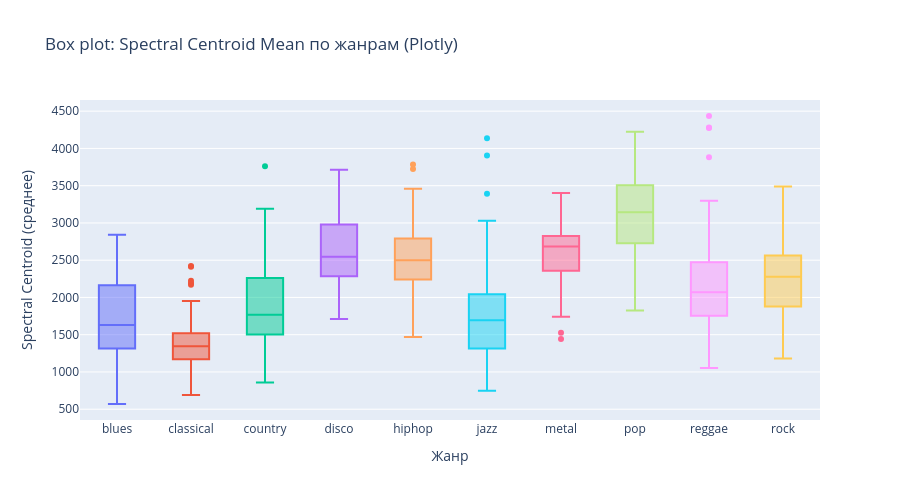

Here is the notebook cell this chart was saved with:
### Markdown cell above
### 6.3. Интерактивный Box plot

### Code cell
fig = px.box(
    df, x='label', y='spectral_centroid_mean',
    color='label',
    title='Box plot: Spectral Centroid Mean по жанрам (Plotly)',
    labels={'label': 'Жанр', 'spectral_centroid_mean': 'Spectral Centroid (среднее)'},
    points='outliers'
)
fig.update_layout(width=900, height=500, showlegend=False)
fig.show()

### Figure 1 — Plotly figure (JSON) as saved in the notebook; plotly's stock layout.template omitted (floating-point values rounded to 4 significant figures)
{"data": [{"alignmentgroup": "True", "boxpoints": "outliers", "hovertemplate": "Жанр=%{x}<br>Spectral Centroid (среднее)=%{y}<extra></extra>", "legendgroup": "blues", "marker": {"color": "#636efa"}, "name": "blues", "notched": false, "offsetgroup": "blues", "orientation": "v", "showlegend": true, "type": "box", "x": ["blues", "blues", "blues", "blues", "blues", "blues", "blues", "blues", "blues", "blues", "blues", "blues", "blues", "blues", "blues", "blues", "blues", "blues", "blues", "blues", "blues", "blues", "blues", "blues", "blues", "blues", "blues", "blues", "blues", "blues", "blues", "blues", "blues", "blues", "blues", "blues", "blues", "blues", "blues", "blues", "blues", "blues", "blues", "blues", "blues", "blues", "blues", "blues", "blues", "blues", "blues", "blues", "blues", "blues", "blues", "blues", "blues", "blues", "blues", "blues", "blues", "blues", "blues", "blues", "blues", "blues", "blues", "blues", "blues", "blues", "blues", "blues", "blues", "blues", "blues", "blues", "blues", "blues", "blues", "blues", "blues", "blues", "blues", "blues", "blues", "blues", "blues", "blues", "blues", "blues", "blues", "blues", "blues", "blues", "blues", "blues", "blues", "blues", "blues", "blues"], "x0": " ", "xaxis": "x", "y": [1784.0, 1530.0, 1553.0, 1070.0, 1835.0, 1832.0, 1459.0, 1452.0, 1719.0, 1817.0, 1410.0, 1353.0, 1361.0, 1324.0, 1172.0, 1420.0, 1455.0, 1089.0, 1538.0, 1195.0, 1390.0, 1047.0, 1156.0, 1210.0, 1120.0, 1109.0, 1198.0, 1392.0, 1116.0, 1649.0, 1379.0, 1331.0, 1309.0, 1430.0, 1537.0, 1507.0, 1247.0, 1188.0, 1514.0, 1151.0, 2272.0, 2390.0, 2302.0, 2156.0, 2279.0, 1739.0, 1913.0, 2013.0, 2148.0, 1318.0, 1946.0, 1977.0, 1444.0, 2171.0, 2031.0, 2032.0, 1812.0, 1887.0, 2068.0, 2236.0, 1946.0, 2504.0, 2280.0, 2840.0, 2553.0, 2816.0, 2341.0, 2258.0, 2513.0, 2371.0, 2159.0, 2429.0, 2595.0, 2095.0, 2515.0, 2224.0, 2646.0, 2207.0, 2334.0, 2443.0, 1827.0, 2117.0, 2142.0, 2315.0, 2061.0, 1312.0, 1246.0, 1442.0, 1007.0, 798.5, 1613.0, 991.4, 918.6, 570.0, 1239.0, 1389.0, 1132.0, 1236.0, 2310.0, 1538.0], "y0": " ", "yaxis": "y"}, {"alignmentgroup": "True", "boxpoints": "outliers", "hovertemplate": "Жанр=%{x}<br>Spectral Centroid (среднее)=%{y}<extra></extra>", "legendgroup": "classical", "marker": {"color": "#EF553B"}, "name": "classical", "notched": false, "offsetgroup": "classical", "orientation": "v", "showlegend": true, "type": "box", "x": ["classical", "classical", "classical", "classical", "classical", "classical", "classical", "classical", "classical", "classical", "classical", "classical", "classical", "classical", "classical", "classical", "classical", "classical", "classical", "classical", "classical", "classical", "classical", "classical", "classical", "classical", "classical", "classical", "classical", "classical", "classical", "classical", "classical", "classical", "classical", "classical", "classical", "classical", "classical", "classical", "classical", "classical", "classical", "classical", "classical", "classical", "classical", "classical", "classical", "classical", "classical", "classical", "classical", "classical", "classical", "classical", "classical", "classical", "classical", "classical", "classical", "classical", "classical", "classical", "classical", "classical", "classical", "classical", "classical", "classical", "classical", "classical", "classical", "classical", "classical", "classical", "classical", "classical", "classical", "classical", "classical", "classical", "classical", "classical", "classical", "classical", "classical", "classical", "classical", "classical", "classical", "classical", "classical", "classical", "classical", "classical", "classical", "classical", "classical", "classical"], "x0": " ", "xaxis": "x", "y": [1505.0, 1361.0, 1490.0, 1527.0, 1706.0, 1431.0, 1373.0, 1359.0, 1517.0, 1216.0, 1497.0, 950.3, 1180.0, 1388.0, 1279.0, 1371.0, 1055.0, 1359.0, 1158.0, 1185.0, 1218.0, 1371.0, 1211.0, 983.7, 1253.0, 1184.0, 1279.0, 901.7, 1314.0, 1559.0, 1243.0, 822.2, 792.9, 1128.0, 1369.0, 1016.0, 1282.0, 1534.0, 1279.0, 1634.0, 1397.0, 1329.0, 1326.0, 1063.0, 1181.0, 1176.0, 1878.0, 1174.0, 1514.0, 2225.0, 1170.0, 1528.0, 2412.0, 1462.0, 1702.0, 1079.0, 1681.0, 1751.0, 1138.0, 1551.0, 1804.0, 1322.0, 1475.0, 690.2, 1118.0, 828.8, 795.0, 1118.0, 1560.0, 1349.0, 1356.0, 1397.0, 1285.0, 1212.0, 1360.0, 1171.0, 1341.0, 811.6, 715.4, 789.4, 971.8, 1214.0, 1415.0, 852.8, 1002.0, 1526.0, 1356.0, 877.0, 1304.0, 2423.0, 2172.0, 2193.0, 1808.0, 1624.0, 1423.0, 1801.0, 1934.0, 1494.0, 1952.0, 1525.0], "y0": " ", "yaxis": "y"}, {"alignmentgroup": "True", "boxpoints": "outliers", "hovertemplate": "Жанр=%{x}<br>Spectral Centroid (среднее)=%{y}<extra></extra>", "legendgroup": "country", "marker": {"color": "#00cc96"}, "name": "country", "notched": false, "offsetgroup": "country", "orientation": "v", "showlegend": true, "type": "box", "x": ["country", "country", "country", "country", "country", "country", "country", "country", "country", "country", "country", "country", "country", "country", "country", "country", "country", "country", "country", "country", "country", "country", "country", "country", "country", "country", "country", "country", "country", "country", "country", "country", "country", "country", "country", "country", "country", "country", "country", "country", "country", "country", "country", "country", "country", "country", "country", "country", "country", "country", "country", "country", "country", "country", "country", "country", "country", "country", "country", "country", "country", "country", "country", "country", "country", "country", "country", "country", "country", "country", "country", "country", "country", "country", "country", "country", "country", "country", "country", "country", "country", "country", "country", "country", "country", "country", "country", "country", "country", "country", "country", "country", "country", "country", "country", "country", "country", "country", "country", "country"], "x0": " ", "xaxis": "x", "y": [2798.0, 2938.0, 2309.0, 2174.0, 2966.0, 2926.0, 2808.0, 2899.0, 2506.0, 3191.0, 1861.0, 2839.0, 1667.0, 2812.0, 2953.0, 1959.0, 1426.0, 1470.0, 2069.0, 1139.0, 2407.0, 1044.0, 1719.0, 1495.0, 1739.0, 1565.0, 1269.0, 2012.0, 1474.0, 1214.0, 1241.0, 2053.0, 1823.0, 2457.0, 2614.0, 2322.0, 1828.0, 2069.0, 2860.0, 3760.0, 2450.0, 2634.0, 2388.0, 2530.0, 1730.0, 2777.0, 2109.0, 1784.0, 1940.0, 1600.0, 1780.0, 1553.0, 1115.0, 2272.0, 1654.0, 1881.0, 1468.0, 1742.0, 1797.0, 1535.0, 1374.0, 1398.0, 2166.0, 1615.0, 1512.0, 894.2, 1702.0, 857.6, 1131.0, 1328.0, 1935.0, 1261.0, 1711.0, 1549.0, 1534.0, 2187.0, 1321.0, 1513.0, 1145.0, 963.5, 2049.0, 2102.0, 2253.0, 1436.0, 1965.0, 1596.0, 1879.0, 1591.0, 1623.0, 1322.0, 1927.0, 1563.0, 2335.0, 1538.0, 1475.0, 1558.0, 1754.0, 1561.0, 1425.0, 2157.0], "y0": " ", "yaxis": "y"}, {"alignmentgroup": "True", "boxpoints": "outliers", "hovertemplate": "Жанр=%{x}<br>Spectral Centroid (среднее)=%{y}<extra></extra>", "legendgroup": "disco", "marker": {"color": "#ab63fa"}, "name": "disco", "notched": false, "offsetgroup": "disco", "orientation": "v", "showlegend": true, "type": "box", "x": ["disco", "disco", "disco", "disco", "disco", "disco", "disco", "disco", "disco", "disco", "disco", "disco", "disco", "disco", "disco", "disco", "disco", "disco", "disco", "disco", "disco", "disco", "disco", "disco", "disco", "disco", "disco", "disco", "disco", "disco", "disco", "disco", "disco", "disco", "disco", "disco", "disco", "disco", "disco", "disco", "disco", "disco", "disco", "disco", "disco", "disco", "disco", "disco", "disco", "disco", "disco", "disco", "disco", "disco", "disco", "disco", "disco", "disco", "disco", "disco", "disco", "disco", "disco", "disco", "disco", "disco", "disco", "disco", "disco", "disco", "disco", "disco", "disco", "disco", "disco", "disco", "disco", "disco", "disco", "disco", "disco", "disco", "disco", "disco", "disco", "disco", "disco", "disco", "disco", "disco", "disco", "disco", "disco", "disco", "disco", "disco", "disco", "disco", "disco", "disco"], "x0": " ", "xaxis": "x", "y": [2298.0, 3293.0, 3592.0, 3046.0, 3328.0, 2723.0, 2848.0, 3099.0, 2802.0, 3017.0, 2877.0, 3133.0, 2737.0, 3391.0, 3087.0, 2362.0, 2520.0, 2564.0, 3043.0, 2118.0, 2117.0, 3249.0, 3708.0, 3168.0, 2625.0, 2410.0, 3043.0, 2908.0, 3715.0, 3075.0, 3168.0, 3257.0, 2447.0, 2450.0, 3654.0, 3623.0, 3348.0, 3637.0, 3353.0, 2328.0, 2606.0, 1776.0, 2404.0, 2875.0, 2330.0, 2248.0, 2260.0, 1711.0, 2617.0, 2397.0, 2376.0, 2651.0, 2591.0, 3078.0, 2565.0, 2108.0, 1755.0, 1938.0, 2218.0, 2280.0, 1974.0, 2549.0, 2387.0, 2584.0, 2145.0, 1887.0, 2492.0, 2542.0, 2956.0, 1931.0, 2449.0, 2809.0, 2903.0, 2847.0, 2649.0, 2690.0, 2251.0, 2309.0, 2219.0, 2292.0, 2144.0, 2293.0, 2577.0, 1959.0, 2455.0, 3004.0, 1868.0, 2140.0, 2239.0, 2129.0, 2574.0, 2038.0, 2457.0, 2461.0, 2207.0, 2487.0, 2481.0, 2826.0, 2418.0, 2418.0], "y0": " ", "yaxis": "y"}, {"alignmentgroup": "True", "boxpoints": "outliers", "hovertemplate": "Жанр=%{x}<br>Spectral Centroid (среднее)=%{y}<extra></extra>", "legendgroup": "hiphop", "marker": {"color": "#FFA15A"}, "name": "hiphop", "notched": false, "offsetgroup": "hiphop", "orientation": "v", "showlegend": true, "type": "box", "x": ["hiphop", "hiphop", "hiphop", "hiphop", "hiphop", "hiphop", "hiphop", "hiphop", "hiphop", "hiphop", "hiphop", "hiphop", "hiphop", "hiphop", "hiphop", "hiphop", "hiphop", "hiphop", "hiphop", "hiphop", "hiphop", "hiphop", "hiphop", "hiphop", "hiphop", "hiphop", "hiphop", "hiphop", "hiphop", "hiphop", "hiphop", "hiphop", "hiphop", "hiphop", "hiphop", "hiphop", "hiphop", "hiphop", "hiphop", "hiphop", "hiphop", "hiphop", "hiphop", "hiphop", "hiphop", "hiphop", "hiphop", "hiphop", "hiphop", "hiphop", "hiphop", "hiphop", "hiphop", "hiphop", "hiphop", "hiphop", "hiphop", "hiphop", "hiphop", "hiphop", "hiphop", "hiphop", "hiphop", "hiphop", "hiphop", "hiphop", "hiphop", "hiphop", "hiphop", "hiphop", "hiphop", "hiphop", "hiphop", "hiphop", "hiphop", "hiphop", "hiphop", "hiphop", "hiphop", "hiphop", "hiphop", "hiphop", "hiphop", "hiphop", "hiphop", "hiphop", "hiphop", "hiphop", "hiphop", "hiphop", "hiphop", "hiphop", "hiphop", "hiphop", "hiphop", "hiphop", "hiphop", "hiphop", "hiphop", "hiphop"], "x0": " ", "xaxis": "x", "y": [2668.0, 2809.0, 1490.0, 2493.0, 2372.0, 2709.0, 2858.0, 2047.0, 3071.0, 2200.0, 2284.0, 2095.0, 1977.0, 1799.0, 2436.0, 2397.0, 2432.0, 2145.0, 2677.0, 2470.0, 2678.0, 2406.0, 2026.0, 2240.0, 2518.0, 2305.0, 3460.0, 2640.0, 2774.0, 3127.0, 3725.0, 3085.0, 2146.0, 2988.0, 3192.0, 2827.0, 2967.0, 3785.0, 2209.0, 2693.0, 2457.0, 2703.0, 2897.0, 1846.0, 2507.0, 2693.0, 2307.0, 3236.0, 2345.0, 3085.0, 1683.0, 2500.0, 2596.0, 3079.0, 3258.0, 1735.0, 2356.0, 1811.0, 2678.0, 1949.0, 1717.0, 1811.0, 2449.0, 2671.0, 2430.0, 2447.0, 2245.0, 3054.0, 2545.0, 3297.0, 2501.0, 3185.0, 1822.0, 2567.0, 2775.0, 3141.0, 2328.0, 2988.0, 2328.0, 3212.0, 3378.0, 1470.0, 2291.0, 2368.0, 2044.0, 2608.0, 2083.0, 2473.0, 2695.0, 2670.0, 2273.0, 2629.0, 2330.0, 3185.0, 1930.0, 2736.0, 1753.0, 2582.0, 2539.0, 1963.0], "y0": " ", "yaxis": "y"}, {"alignmentgroup": "True", "boxpoints": "outliers", "hovertemplate": "Жанр=%{x}<br>Spectral Centroid (среднее)=%{y}<extra></extra>", "legendgroup": "jazz", "marker": {"color": "#19d3f3"}, "name": "jazz", "notched": false, "offsetgroup": "jazz", "orientation": "v", "showlegend": true, "type": "box", "x": ["jazz", "jazz", "jazz", "jazz", "jazz", "jazz", "jazz", "jazz", "jazz", "jazz", "jazz", "jazz", "jazz", "jazz", "jazz", "jazz", "jazz", "jazz", "jazz", "jazz", "jazz", "jazz", "jazz", "jazz", "jazz", "jazz", "jazz", "jazz", "jazz", "jazz", "jazz", "jazz", "jazz", "jazz", "jazz", "jazz", "jazz", "jazz", "jazz", "jazz", "jazz", "jazz", "jazz", "jazz", "jazz", "jazz", "jazz", "jazz", "jazz", "jazz", "jazz", "jazz", "jazz", "jazz", "jazz", "jazz", "jazz", "jazz", "jazz", "jazz", "jazz", "jazz", "jazz", "jazz", "jazz", "jazz", "jazz", "jazz", "jazz", "jazz", "jazz", "jazz", "jazz", "jazz", "jazz", "jazz", "jazz", "jazz", "jazz", "jazz", "jazz", "jazz", "jazz", "jazz", "jazz", "jazz", "jazz", "jazz", "jazz", "jazz", "jazz", "jazz", "jazz", "jazz", "jazz", "jazz", "jazz", "jazz", "jazz", "jazz"], "x0": " ", "xaxis": "x", "y": [1504.0, 1267.0, 1065.0, 813.1, 1039.0, 1268.0, 1219.0, 1170.0, 1305.0, 749.4, 829.5, 1826.0, 1651.0, 1790.0, 1172.0, 1782.0, 1466.0, 1934.0, 1993.0, 1353.0, 1171.0, 2915.0, 1452.0, 1989.0, 2034.0, 1698.0, 1367.0, 1769.0, 1854.0, 2235.0, 1688.0, 1753.0, 1522.0, 1169.0, 1759.0, 844.1, 1482.0, 1276.0, 1555.0, 1311.0, 1317.0, 1617.0, 1344.0, 1761.0, 1005.0, 937.4, 1295.0, 1982.0, 1748.0, 2050.0, 2486.0, 1193.0, 2290.0, 1805.0, 1670.0, 871.4, 2976.0, 1379.0, 1545.0, 1391.0, 1427.0, 2455.0, 1725.0, 2481.0, 1575.0, 1337.0, 1579.0, 1354.0, 1382.0, 2011.0, 1116.0, 970.9, 1336.0, 2968.0, 2415.0, 2902.0, 1733.0, 2778.0, 2503.0, 2634.0, 3029.0, 3027.0, 3905.0, 3393.0, 2875.0, 2861.0, 4136.0, 1846.0, 2428.0, 1787.0, 1875.0, 2959.0, 2215.0, 2153.0, 1077.0, 1855.0, 1874.0, 1176.0, 1886.0, 1492.0], "y0": " ", "yaxis": "y"}, {"alignmentgroup": "True", "boxpoints": "outliers", "hovertemplate": "Жанр=%{x}<br>Spectral Centroid (среднее)=%{y}<extra></extra>", "legendgroup": "metal", "marker": {"color": "#FF6692"}, "name": "metal", "notched": false, "offsetgroup": "metal", "orientation": "v", "showlegend": true, "type": "box", "x": ["metal", "metal", "metal", "metal", "metal", "metal", "metal", "metal", "metal", "metal", "metal", "metal", "metal", "metal", "metal", "metal", "metal", "metal", "metal", "metal", "metal", "metal", "metal", "metal", "metal", "metal", "metal", "metal", "metal", "metal", "metal", "metal", "metal", "metal", "metal", "metal", "metal", "metal", "metal", "metal", "metal", "metal", "metal", "metal", "metal", "metal", "metal", "metal", "metal", "metal", "metal", "metal", "metal", "metal", "metal", "metal", "metal", "metal", "metal", "metal", "metal", "metal", "metal", "metal", "metal", "metal", "metal", "metal", "metal", "metal", "metal", "metal", "metal", "metal", "metal", "metal", "metal", "metal", "metal", "metal", "metal", "metal", "metal", "metal", "metal", "metal", "metal", "metal", "metal", "metal", "metal", "metal", "metal", "metal", "metal", "metal", "metal", "metal", "metal", "metal"], "x0": " ", "xaxis": "x", "y": [3274.0, 2923.0, 2199.0, 2752.0, 3403.0, 2464.0, 3237.0, 2939.0, 2966.0, 2251.0, 3049.0, 2700.0, 2803.0, 3048.0, 2877.0, 2987.0, 2743.0, 2657.0, 2292.0, 2699.0, 2658.0, 3047.0, 2219.0, 2575.0, 2411.0, 2385.0, 2871.0, 2398.0, 2789.0, 2955.0, 1525.0, 2567.0, 2503.0, 2030.0, 2707.0, 2837.0, 2686.0, 2292.0, 2691.0, 2098.0, 2711.0, 2269.0, 2464.0, 2683.0, 2760.0, 2390.0, 2795.0, 2908.0, 2889.0, 2980.0, 2987.0, 3401.0, 2717.0, 2907.0, 3114.0, 3108.0, 3011.0, 2719.0, 2459.0, 2442.0, 2315.0, 2711.0, 2269.0, 2464.0, 2683.0, 2760.0, 2390.0, 2254.0, 2302.0, 1741.0, 2743.0, 2808.0, 2340.0, 2642.0, 2725.0, 2068.0, 2792.0, 2741.0, 2815.0, 2711.0, 2848.0, 2138.0, 2378.0, 2341.0, 2522.0, 2647.0, 2630.0, 3339.0, 1988.0, 1443.0, 2141.0, 2323.0, 2090.0, 2645.0, 2707.0, 2446.0, 2494.0, 1984.0, 2241.0, 2376.0], "y0": " ", "yaxis": "y"}, {"alignmentgroup": "True", "boxpoints": "outliers", "hovertemplate": "Жанр=%{x}<br>Spectral Centroid (среднее)=%{y}<extra></extra>", "legendgroup": "pop", "marker": {"color": "#B6E880"}, "name": "pop", "notched": false, "offsetgroup": "pop", "orientation": "v", "showlegend": true, "type": "box", "x": ["pop", "pop", "pop", "pop", "pop", "pop", "pop", "pop", "pop", "pop", "pop", "pop", "pop", "pop", "pop", "pop", "pop", "pop", "pop", "pop", "pop", "pop", "pop", "pop", "pop", "pop", "pop", "pop", "pop", "pop", "pop", "pop", "pop", "pop", "pop", "pop", "pop", "pop", "pop", "pop", "pop", "pop", "pop", "pop", "pop", "pop", "pop", "pop", "pop", "pop", "pop", "pop", "pop", "pop", "pop", "pop", "pop", "pop", "pop", "pop", "pop", "pop", "pop", "pop", "pop", "pop", "pop", "pop", "pop", "pop", "pop", "pop", "pop", "pop", "pop", "pop", "pop", "pop", "pop", "pop", "pop", "pop", "pop", "pop", "pop", "pop", "pop", "pop", "pop", "pop", "pop", "pop", "pop", "pop", "pop", "pop", "pop", "pop", "pop", "pop"], "x0": " ", "xaxis": "x", "y": [3422.0, 3702.0, 3214.0, 1837.0, 2753.0, 2290.0, 2125.0, 1968.0, 2885.0, 3279.0, 1900.0, 2200.0, 2679.0, 2150.0, 1998.0, 3208.0, 3489.0, 2789.0, 3434.0, 3131.0, 3486.0, 3502.0, 3207.0, 3759.0, 3301.0, 2928.0, 2525.0, 2682.0, 2946.0, 2988.0, 3071.0, 3111.0, 4226.0, 2835.0, 3141.0, 3194.0, 2944.0, 3238.0, 3268.0, 3935.0, 1962.0, 2053.0, 3001.0, 2703.0, 3146.0, 2843.0, 2838.0, 3152.0, 4053.0, 1988.0, 3047.0, 4158.0, 3663.0, 2639.0, 3498.0, 3941.0, 3682.0, 3673.0, 2939.0, 3729.0, 3498.0, 2950.0, 2468.0, 1826.0, 3648.0, 2519.0, 2845.0, 3889.0, 3263.0, 2327.0, 3142.0, 3889.0, 2568.0, 3670.0, 3420.0, 3645.0, 3543.0, 4037.0, 3123.0, 1995.0, 3151.0, 2246.0, 3169.0, 2489.0, 3263.0, 2516.0, 3594.0, 3588.0, 3510.0, 3400.0, 3604.0, 3695.0, 3270.0, 3259.0, 2807.0, 3048.0, 3127.0, 3509.0, 3633.0, 2765.0], "y0": " ", "yaxis": "y"}, {"alignmentgroup": "True", "boxpoints": "outliers", "hovertemplate": "Жанр=%{x}<br>Spectral Centroid (среднее)=%{y}<extra></extra>", "legendgroup": "reggae", "marker": {"color": "#FF97FF"}, "name": "reggae", "notched": false, "offsetgroup": "reggae", "orientation": "v", "showlegend": true, "type": "box", "x": ["reggae", "reggae", "reggae", "reggae", "reggae", "reggae", "reggae", "reggae", "reggae", "reggae", "reggae", "reggae", "reggae", "reggae", "reggae", "reggae", "reggae", "reggae", "reggae", "reggae", "reggae", "reggae", "reggae", "reggae", "reggae", "reggae", "reggae", "reggae", "reggae", "reggae", "reggae", "reggae", "reggae", "reggae", "reggae", "reggae", "reggae", "reggae", "reggae", "reggae", "reggae", "reggae", "reggae", "reggae", "reggae", "reggae", "reggae", "reggae", "reggae", "reggae", "reggae", "reggae", "reggae", "reggae", "reggae", "reggae", "reggae", "reggae", "reggae", "reggae", "reggae", "reggae", "reggae", "reggae", "reggae", "reggae", "reggae", "reggae", "reggae", "reggae", "reggae", "reggae", "reggae", "reggae", "reggae", "reggae", "reggae", "reggae", "reggae", "reggae", "reggae", "reggae", "reggae", "reggae", "reggae", "reggae", "reggae", "reggae", "reggae", "reggae", "reggae", "reggae", "reggae", "reggae", "reggae", "reggae", "reggae", "reggae", "reggae", "reggae"], "x0": " ", "xaxis": "x", "y": [2133.0, 1639.0, 1797.0, 1923.0, 2010.0, 1798.0, 1418.0, 1754.0, 1691.0, 1610.0, 2149.0, 1995.0, 2300.0, 1609.0, 1716.0, 1923.0, 2119.0, 1804.0, 1908.0, 1754.0, 1638.0, 2007.0, 2059.0, 2355.0, 1811.0, 1709.0, 1841.0, 2086.0, 1641.0, 1585.0, 1814.0, 1580.0, 1511.0, 1616.0, 1291.0, 1699.0, 1811.0, 1710.0, 1701.0, 1312.0, 2032.0, 1930.0, 2480.0, 1485.0, 2455.0, 4282.0, 2322.0, 2478.0, 2673.0, 2322.0, 2955.0, 4274.0, 3289.0, 2004.0, 2543.0, 2525.0, 2174.0, 2169.0, 2631.0, 2671.0, 2395.0, 3124.0, 2112.0, 1911.0, 3094.0, 2081.0, 1629.0, 1728.0, 2104.0, 2460.0, 2288.0, 3110.0, 3090.0, 2152.0, 2148.0, 2481.0, 2456.0, 1778.0, 2317.0, 3002.0, 2539.0, 2567.0, 2567.0, 1366.0, 1788.0, 1797.0, 4435.0, 3297.0, 3881.0, 1052.0, 2868.0, 2314.0, 2171.0, 2109.0, 2022.0, 2617.0, 1630.0, 2007.0, 2026.0, 2467.0], "y0": " ", "yaxis": "y"}, {"alignmentgroup": "True", "boxpoints": "outliers", "hovertemplate": "Жанр=%{x}<br>Spectral Centroid (среднее)=%{y}<extra></extra>", "legendgroup": "rock", "marker": {"color": "#FECB52"}, "name": "rock", "notched": false, "offsetgroup": "rock", "orientation": "v", "showlegend": true, "type": "box", "x": ["rock", "rock", "rock", "rock", "rock", "rock", "rock", "rock", "rock", "rock", "rock", "rock", "rock", "rock", "rock", "rock", "rock", "rock", "rock", "rock", "rock", "rock", "rock", "rock", "rock", "rock", "rock", "rock", "rock", "rock", "rock", "rock", "rock", "rock", "rock", "rock", "rock", "rock", "rock", "rock", "rock", "rock", "rock", "rock", "rock", "rock", "rock", "rock", "rock", "rock", "rock", "rock", "rock", "rock", "rock", "rock", "rock", "rock", "rock", "rock", "rock", "rock", "rock", "rock", "rock", "rock", "rock", "rock", "rock", "rock", "rock", "rock", "rock", "rock", "rock", "rock", "rock", "rock", "rock", "rock", "rock", "rock", "rock", "rock", "rock", "rock", "rock", "rock", "rock", "rock", "rock", "rock", "rock", "rock", "rock", "rock", "rock", "rock", "rock", "rock"], "x0": " ", "xaxis": "x", "y": [1996.0, 1529.0, 1875.0, 1421.0, 1346.0, 1542.0, 1676.0, 1282.0, 1717.0, 1181.0, 1858.0, 1538.0, 1864.0, 1598.0, 1937.0, 2336.0, 2459.0, 2312.0, 2209.0, 2321.0, 2188.0, 2158.0, 2342.0, 2295.0, 2320.0, 2510.0, 2263.0, 2669.0, 2047.0, 2445.0, 2944.0, 2639.0, 2345.0, 1674.0, 2788.0, 1867.0, 2850.0, 2627.0, 2795.0, 2559.0, 3010.0, 2807.0, 2795.0, 2739.0, 1651.0, 1561.0, 2429.0, 2998.0, 1646.0, 2078.0, 1721.0, 3031.0, 2187.0, 3362.0, 2632.0, 1712.0, 3303.0, 3489.0, 2438.0, 2424.0, 2797.0, 2071.0, 2947.0, 1711.0, 2181.0, 2294.0, 2209.0, 2414.0, 2467.0, 2568.0, 2512.0, 2025.0, 1933.0, 2224.0, 2140.0, 2302.0, 1660.0, 2188.0, 1879.0, 2148.0, 2606.0, 2554.0, 2976.0, 2116.0, 2581.0, 2256.0, 2521.0, 2334.0, 2591.0, 1610.0, 2496.0, 2474.0, 2471.0, 1940.0, 2629.0, 2008.0, 2007.0, 2078.0, 1399.0, 1610.0], "y0": " ", "yaxis": "y"}], "layout": {"boxmode": "overlay", "height": 500, "legend": {"title": {"text": "Жанр"}, "tracegroupgap": 0}, "showlegend": false, "title": {"text": "Box plot: Spectral Centroid Mean по жанрам (Plotly)"}, "width": 900, "xaxis": {"anchor": "y", "categoryarray": ["blues", "classical", "country", "disco", "hiphop", "jazz", "metal", "pop", "reggae", "rock"], "categoryorder": "array", "domain": [0, 1], "title": {"text": "Жанр"}}, "yaxis": {"anchor": "x", "domain": [0, 1], "title": {"text": "Spectral Centroid (среднее)"}}}}
